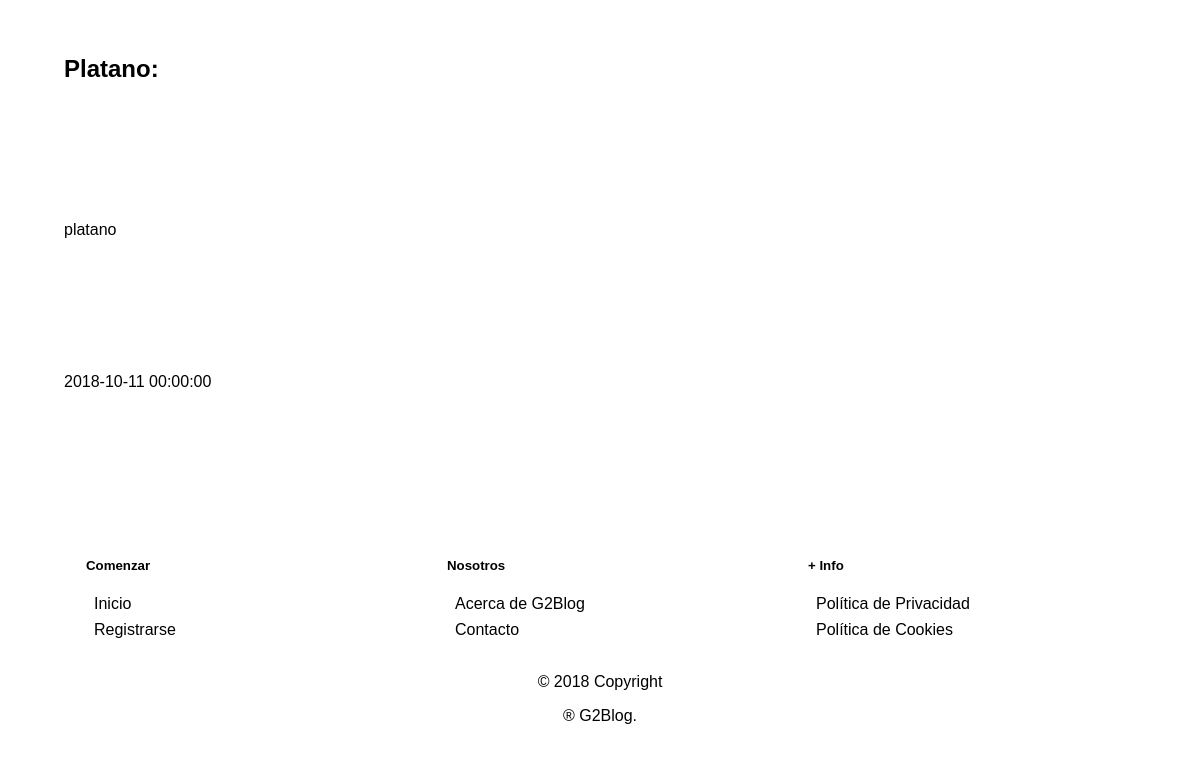
Page /mostrarEntrada.php?var=Platano (lower part) on the earlier database version.
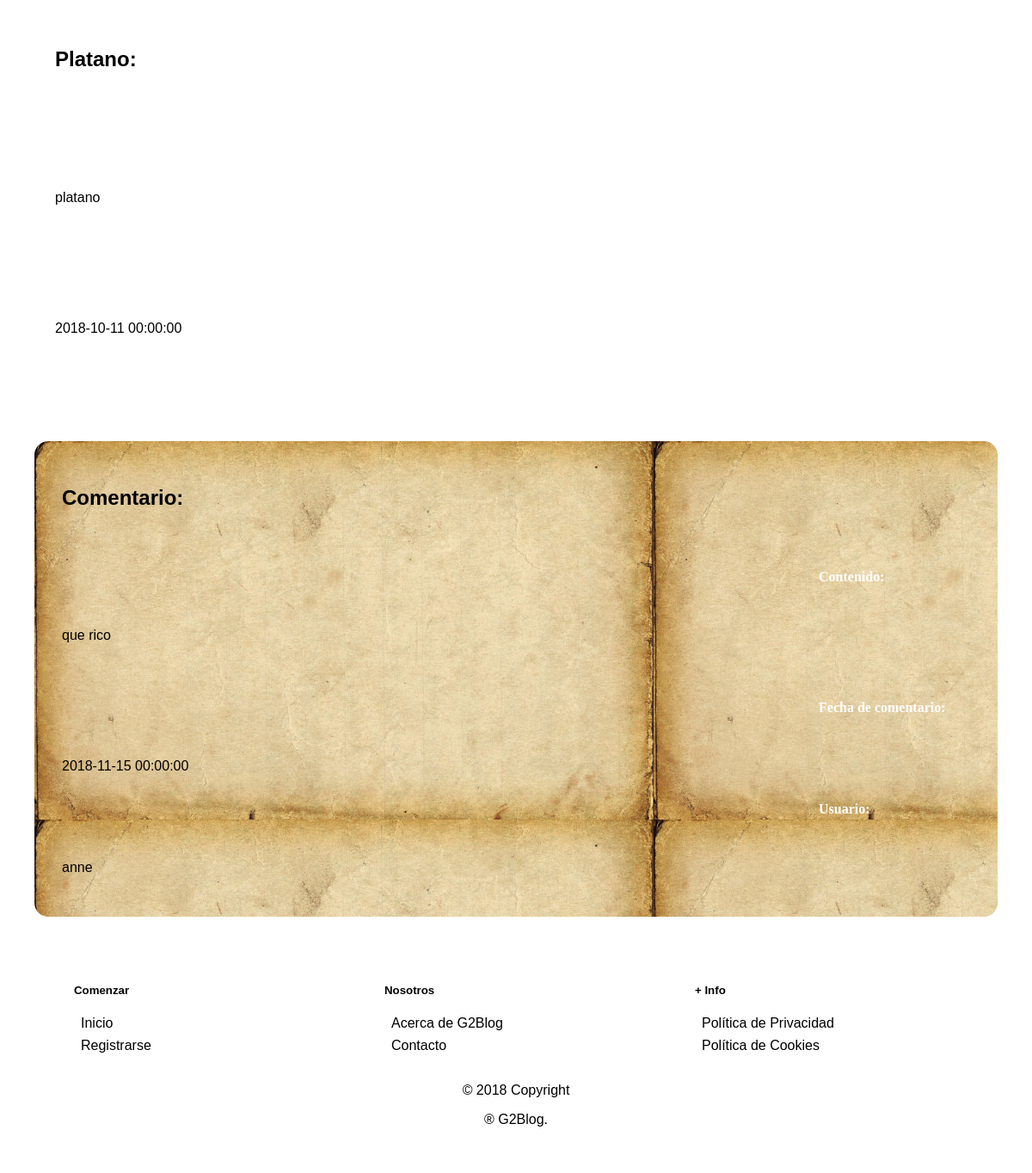
Same page on the later database version.
### tables this page shows
CREATE TABLE `entrada` (
  `titulo` varchar(30) NOT NULL,
  `contenido` longtext NOT NULL,
  `fecha_entrada` datetime DEFAULT NULL
);

CREATE TABLE `comentario` (
  `numero_comentario` bigint(20) UNSIGNED NOT NULL,
  `titulo_entrada` varchar(30) NOT NULL,
  `contenido` text NOT NULL,
  `fecha` datetime NOT NULL,
  `usuario_comentario` varchar(30) NOT NULL
);

### mostrarEntrada.php (the view, shortened to what this page needs)
<?
	include 'conexion.php';
	try {
	if(isset($_GET['var']) && $_GET['var'] !== ''){
		$titulo = $_GET['var'];
	  } else {
		echo "failed";
	  }
		if (isset($usuario)){
			if ($usuario!='admin'){
				$sentencia1=$db->prepare("SELECT entrada.titulo 'et' , entrada.contenido 'ec', entrada.fecha_entrada 'ef' FROM entrada  WHERE entrada.titulo='$titulo'");
				$sentencia1->execute();
				$sentencia2=$db->prepare("SELECT comentario.contenido 'cc', comentario.fecha 'cf' FROM comentario  WHERE comentario.titulo_entrada='$titulo' AND comentario.usuario_comentario='$usuario'");
				$sentencia2->execute();
				require_once('menuUsuario.php');
				echo "<div><section>";
			foreach($sentencia1 as $entrada1){
				echo '<br><article id="entrada"><h2>'.$titulo.':</h2><br><h3>Contenido:</h3><br><p>'.$entrada1['ec'].'</p><br><h3>Fecha de entrada:</h3><br><p>'.$entrada1['ef'].'</p><button onclick="mostrarComentarios()">  INSERTAR COMENTARIO </button></article><br>';
			}
			foreach($sentencia2 as $entrada2){
				echo '<article id="comentario"><h2>Comentario:</h2><br><h3>Contenido:</h3><br><p>'.$entrada2['cc'].'</p><br><h3>Fecha de comentario:</h3><br><p>'.$entrada2['cf'].'</p></article>';
			}
			echo "</section></div>";
			}
		}else{
			$sentencia1=$db->prepare("SELECT entrada.titulo 'et' , entrada.contenido 'ec', entrada.fecha_entrada 'ef' FROM entrada  WHERE entrada.titulo='$titulo'");
			$sentencia1->execute();
			$sentencia2=$db->prepare("SELECT comentario.contenido 'cc', comentario.fecha 'cf', comentario.usuario_comentario 'cu' FROM comentario  WHERE comentario.titulo_entrada='$titulo'");
			$sentencia2->execute();
			echo "<div><section>";
			foreach($sentencia1 as $entrada1){
				echo '<br><article id="entrada"><h2>'.$titulo.':</h2><br><h3>Contenido:</h3><br><p>'.$entrada1['ec'].'</p><br><h3>Fecha de entrada:</h3><br><p>'.$entrada1['ef'].'</p></article><br>';
			}
			foreach($sentencia2 as $entrada2){
				echo '<article id="comentario"><h2>Comentario:</h2><br><h3>Contenido:</h3><br><p>'.$entrada2['cc'].'</p><br><h3>Fecha de comentario:</h3><br><p>'.$entrada2['cf'].'</p><h3>Usuario:</h3><br><p>'.$entrada2['cu'].'</p></article>';
			}
			echo "</section></div>";
		}
	} catch(PDOException $e) {
	  echo 'Error: ' . $e->getMessage();
	}
?>

Differences in the rows shown:
added comentario: contenido "que rico", fecha "2018-11-15 00:00:00", usuario_comentario "anne"
